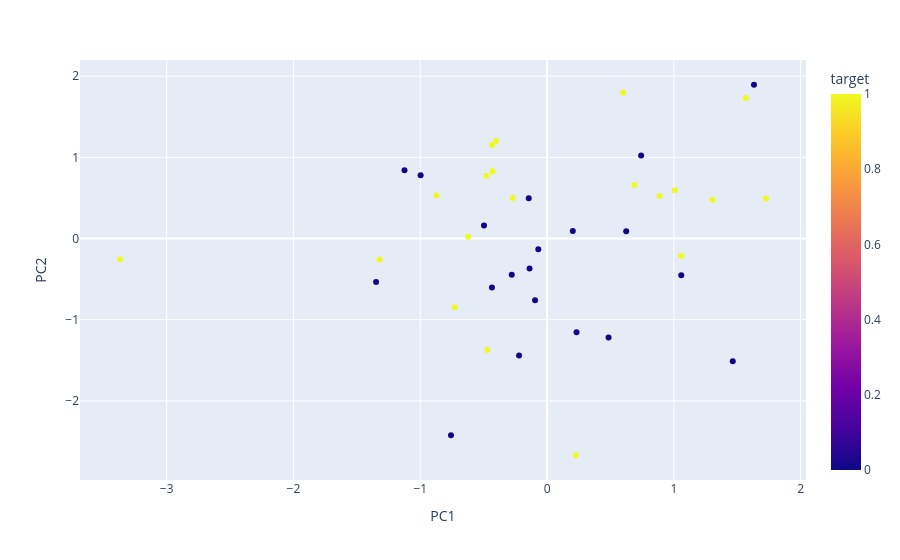

The code cell stored with this chart in its notebook:
### Code cell
#plot new_df
import plotly.express as px
fig = px.scatter(new_df, x='PC1', y='PC2', color='target')
fig.show()

### Figure 1 — Plotly figure (JSON) as saved in the notebook; plotly's stock layout.template omitted (floating-point values rounded to 4 significant figures)
{"data": [{"hovertemplate": "PC1=%{x}<br>PC2=%{y}<br>target=%{marker.color}<extra></extra>", "legendgroup": "", "marker": {"color": [1, 1, 1, 1, 1, 1, 1, 1, 1, 1, 1, 1, 1, 1, 1, 1, 1, 1, 1, 1, 0, 0, 0, 0, 0, 0, 0, 0, 0, 0, 0, 0, 0, 0, 0, 0, 0, 0, 0, 0], "coloraxis": "coloraxis", "symbol": "circle"}, "mode": "markers", "name": "", "orientation": "v", "showlegend": false, "type": "scatter", "x": [0.5994, 1.057, -0.2719, -0.6216, 1.567, -1.32, -0.4708, -0.4015, -0.4337, 0.2273, 1.007, 1.726, -0.4294, 0.8867, -0.8722, -3.368, 0.6886, -0.4784, 1.305, -0.729, -0.06918, 0.4848, 1.058, 0.7417, 0.2028, -0.7579, -0.1383, -0.2208, -1.125, -0.4348, 0.2321, 1.464, -1.349, -0.2787, 1.632, -0.1446, 0.624, -0.9974, -0.4975, -0.09456], "xaxis": "x", "y": [1.796, -0.2127, 0.4982, 0.02311, 1.731, -0.257, -1.373, 1.203, 1.153, -2.67, 0.596, 0.4925, 0.8293, 0.5227, 0.5307, -0.2546, 0.6581, 0.7744, 0.4766, -0.8465, -0.131, -1.218, -0.452, 1.024, 0.09181, -2.423, -0.3684, -1.442, 0.8422, -0.6038, -1.153, -1.511, -0.5361, -0.4476, 1.895, 0.4949, 0.08837, 0.7789, 0.1614, -0.7616], "yaxis": "y"}], "layout": {"coloraxis": {"colorbar": {"title": {"text": "target"}}, "colorscale": [[0, "#0d0887"], [0.1111, "#46039f"], [0.2222, "#7201a8"], [0.3333, "#9c179e"], [0.4444, "#bd3786"], [0.5556, "#d8576b"], [0.6667, "#ed7953"], [0.7778, "#fb9f3a"], [0.8889, "#fdca26"], [1, "#f0f921"]]}, "legend": {"tracegroupgap": 0}, "margin": {"t": 60}, "xaxis": {"anchor": "y", "domain": [0, 1], "title": {"text": "PC1"}}, "yaxis": {"anchor": "x", "domain": [0, 1], "title": {"text": "PC2"}}}}
